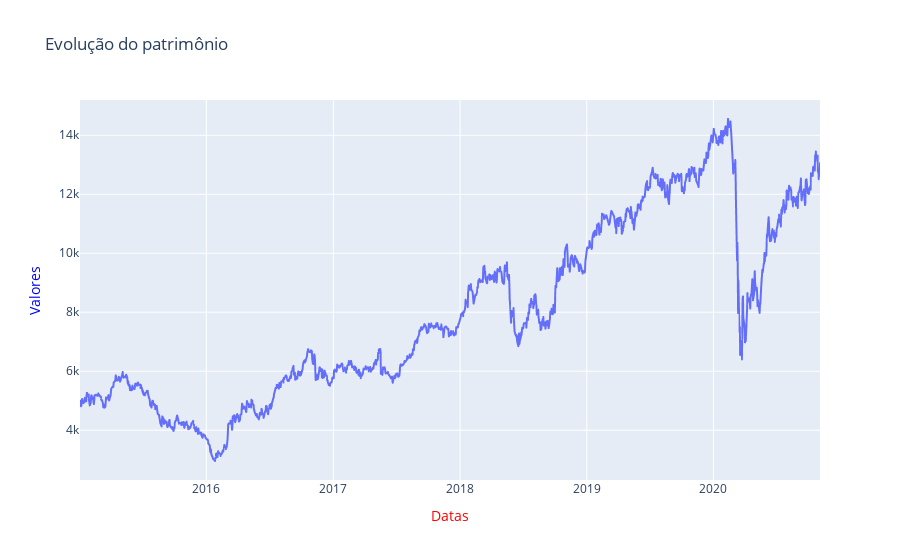

The code cell stored with this chart in its notebook:
### Code cell
figura = px.line(x=datas, y=dataset['Total Investido'], title='Evolução do patrimônio', labels={'x':'Data', 'y':'Valor'})
figura.update_layout(
xaxis_title='Datas',
yaxis_title='Valores',
xaxis_title_font_color='red',  # Cor do título do eixo x
yaxis_title_font_color='blue'   # Cor do título do eixo y
)

figura.show()

### Figure 1 — Plotly figure (JSON) as saved in the notebook; plotly's stock layout.template omitted (floating-point values rounded to 4 significant figures; data arrays with more than 128 entries replaced by an {"elided": "..."} marker saying what was removed)
{"data": [{"hovertemplate": "Data=%{x}<br>Valor=%{y}<extra></extra>", "legendgroup": "", "line": {"color": "#636efa", "dash": "solid"}, "marker": {"symbol": "circle"}, "mode": "lines", "name": "", "showlegend": false, "type": "scattergl", "x": {"elided": "1426 str values"}, "xaxis": "x", "y": {"elided": "1426 float values"}, "yaxis": "y"}], "layout": {"legend": {"tracegroupgap": 0}, "title": {"text": "Evolução do patrimônio"}, "xaxis": {"anchor": "y", "domain": [0, 1], "title": {"font": {"color": "red"}, "text": "Datas"}}, "yaxis": {"anchor": "x", "domain": [0, 1], "title": {"font": {"color": "blue"}, "text": "Valores"}}}}
